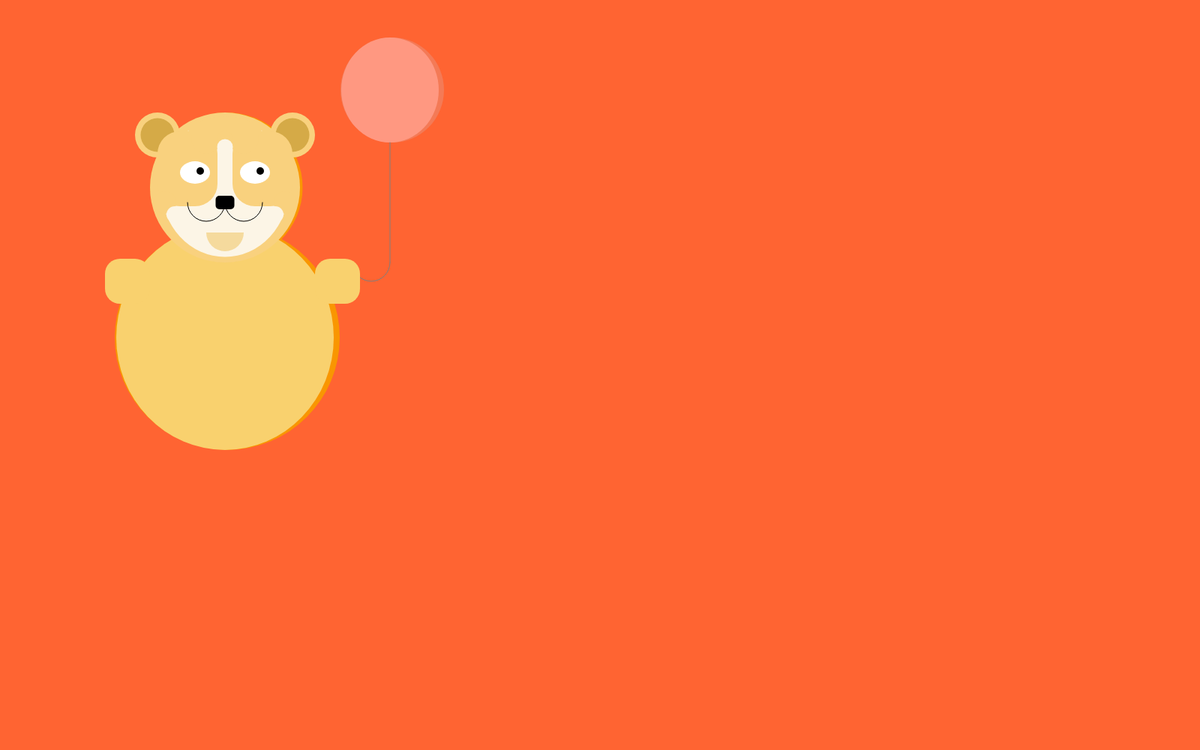
Frame 1 (no input)
Frame 60 (no input): identical to frame 1, image omitted
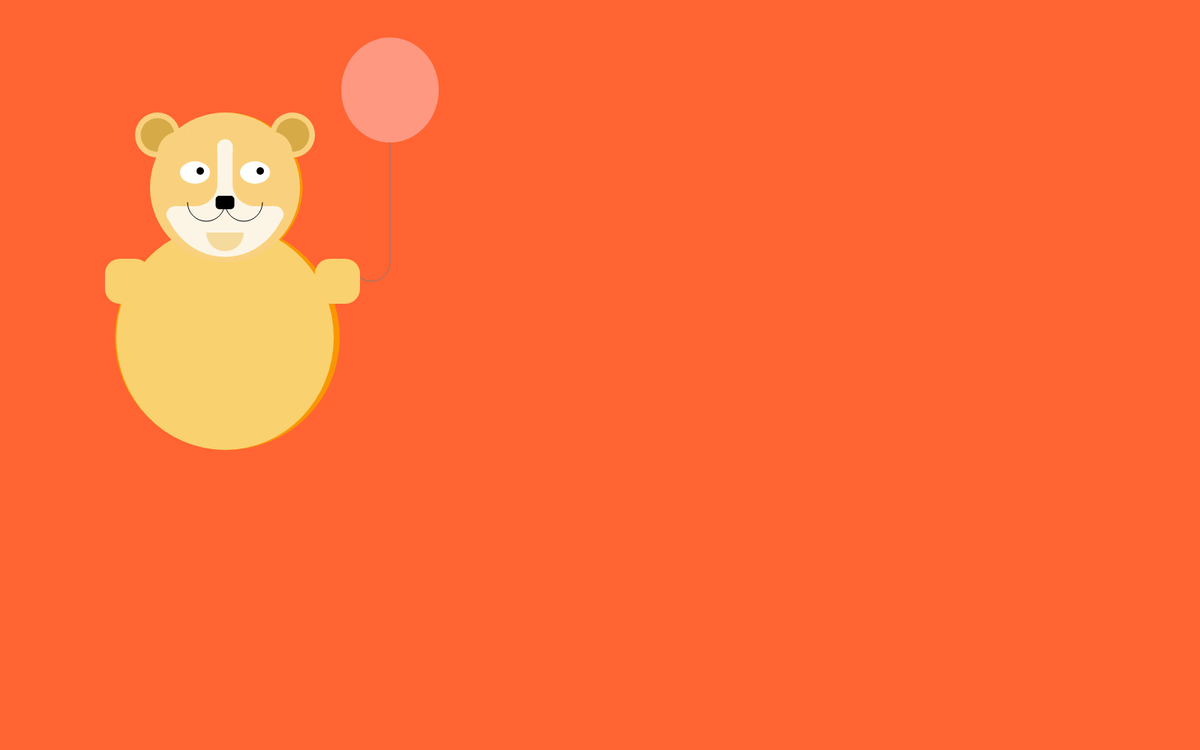
Frame 120 (the mouse pressed at the canvas centre since frame 60)

The p5.js sketch that drew these frames (run headless with seeded random() and noise() and a simulated clock; from frame 60 on, the mouse is pressed at the canvas centre):

// p5.js sketch
// ── sketch.js
function setup() {
  createCanvas(1600,1000);
  ellipseMode(CENTER);
  rectMode(CENTER);
}

function draw() {
  background(255, 100, 50);

  //Body & Shade
  noStroke()
  fill(249,150,1)
  ellipse(303,450,300,300)

  fill(249,150,1)
  ellipse(302,250,203,200)

  fill(249,209,110)
  ellipse(300,450,290,300)

  //Baloon
  if(mouseIsPressed){
    fill(255);
  }else {fill(244,122,86)
  ellipse(523,120,138,140)


  }

  fill(255,152,129)
  ellipse(520,120,130,140)

  stroke(126)
  line(520,190,520,350)
  noFill()
  arc(495,350,50,50,0,PI)

  //Arm
  if (keyIsPressed){
    stroke(50);
    fill(160);
    rect(450, 375, 60, 60, 20)
    rect(170, 375, 60, 60, 20)


  }else {
    noStroke()
    fill(249,209,110)
    rect(450, 375, 60, 60, 20)

  }

  fill(249,209,110)
  rect(170, 375, 60, 60, 20)

  // Ears
	fill(249,209,126)
  ellipse(390,180,60,60)

	fill(249,209,126)
  ellipse(210,180,60,60)

  // Ears2
  fill(213,170,71)
  ellipse(390,180,45,45)

	fill(213,170,71)
  ellipse(210,180,45,45)

  // Head
  noStroke()
  fill(249,209,126)
  ellipse(300,250,200,200)

  fill(252,245,230)
  ellipse(300,250,170,185)

  fill(249,209,126)
  rect(250,225,80,100,30)

  fill(249,209,126)
  rect(350,225,80,100,30)

  fill(249,209,126)
  ellipse(325,185,40,40)

  fill(249,209,126)
  ellipse(275,185,40,40)

  fill(249,209,126)
  arc(300,180,100,50,PI,PI+PI)

  fill(249,209,126)
  ellipse(300,185,21,21)

  fill(252,245,230)
  ellipse(300,196,21,21)

  // Cheeks
  fill(249,209,126)
  ellipse(220,270,30,30)

  fill(249,209,126)
  ellipse(380,270,30,30)

  fill(252,245,230)
  ellipse(233,286,22,22)

  fill(252,245,230)
  ellipse(367,286,22,22)

  // Eyes
  fill(255,255,255)
  ellipse(340,230,40,30)
  ellipse(260,230,40,30)

  fill(0,0,0)
  ellipse(347,228,10,10)
  ellipse(267,228,10,10)

  //Nose & Mouth
  fill(0,0,0)
  rect(300, 270, 25, 18, 5)

  noFill()
  stroke(0,0,0)
  arc(325, 270, 50, 50, 0, PI);
  arc(275, 270, 50, 50, 0, PI);

  noStroke()
  fill(245,218,157)
  arc(300, 310, 50, 50, 0, PI);

}
